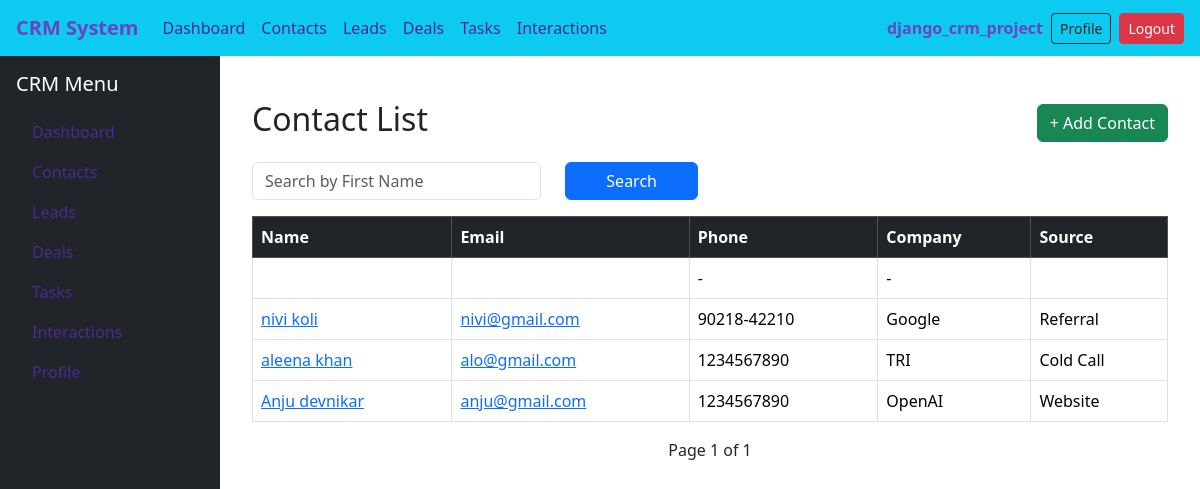
The app's page /contacts/ (signed in) with its own data.
### accounts/models.py (models this page shows, shortened)
class CustomUser(AbstractUser):
    ROLE_CHOICES = (
        ('admin', 'Admin'),
        ('agent', 'Agent'),
    )
    role = models.CharField(max_length=10, choices=ROLE_CHOICES, default='agent')
    phone = models.CharField(max_length=15, blank=True, null=True)
    profile_pic = models.ImageField(upload_to="profiles/", blank=True, null=True)
    email = models.EmailField(unique=True)
    is_approved = models.BooleanField(default=False, help_text="Admin approval required for login")

### contacts/models.py (models this page shows, shortened)
class Contact(models.Model):
    SOURCE_CHOICES = (
        ('website','Website'),
        ('referral','Referral'),
        ('social','Social Media'),
        ('cold_call','Cold Call'),
    )
    first_name = models.CharField(max_length=100)
    last_name = models.CharField(max_length=100)
    email = models.EmailField(unique=True)
    phone = models.CharField(max_length=20,blank=True)
    company = models.ForeignKey(Company,on_delete=models.SET_NULL,null=True,blank=True)
    assigned_to = models.ForeignKey(settings.AUTH_USER_MODEL,on_delete=models.SET_NULL,null=True,blank=True)
    source = models.CharField(max_length=20,choices=SOURCE_CHOICES)
    created_at = models.DateTimeField(auto_now_add=True)

class Company(models.Model):
    name = models.CharField(max_length=200)
    industry = models.CharField(max_length=100,blank=True)
    website = models.URLField(blank=True)
    address = models.TextField(blank=True)
    created_at = models.DateTimeField(auto_now_add=True)
    def __str__(self):
       return self.name

### contacts/views.py (the view, shortened to what this page needs)
# urls.py: path("", views.contact_list, name="contact_list"),
@login_required
def contact_list(request):
    contacts = Contact.objects.select_related('company').all().order_by("-created_at")
    search = request.GET.get("search")
    source = request.GET.get("source")
    if source:
        contacts = contacts.filter(source=source)
    company = request.GET.get("company")
    if company:
        contacts = contacts.filter(company_id=company)
    paginator = Paginator(contacts, 10)
    page_number = request.GET.get("page")
    page_obj = paginator.get_page(page_number)
    context = {
        "page_obj": page_obj,
        "search": search,
        "source": source,
        "company": company,
        "companies": Company.objects.all(),   # IMPORTANT for dropdown
    }
    return render(request, "contacts/contact_list.html", context)

### templates/contacts/contact_list.html (shortened to what this page needs)
{% extends 'base.html' %}
{% block content %}
<div class="container mt-4">
    <div class="d-flex justify-content-between align-items-center mb-3">
        <h2>Contact List</h2>
        <a href="{% url 'contact_add' %}" class="btn btn-success">
            + Add Contact
        </a>
    </div>
    <form method="GET" class="row mb-3">
        <div class="col-md-4">
            <input
                type="text"
                name="search"
                class="form-control"
                placeholder="Search by First Name"
                value="{{ search|default:'' }}"
            >
        </div>
        <div class="col-md-2">
            <button class="btn btn-primary w-100">
                Search
            </button>
        </div>
    </form>
    <div class="table-responsive">
        <table class="table table-bordered table-hover">
            <thead class="table-dark">
                <tr>
                    <th>Name</th>
                    <th>Email</th>
                    <th>Phone</th>
                    <th>Company</th>
                    <th>Source</th>
                </tr>
            </thead>
            <tbody>
                {% for contact in page_obj %}
                <tr>
                    <td>
                        <a href="{% url 'contact_detail' contact.id %}">
                            {{ contact.first_name }} {{ contact.last_name }}
                        </a>
                    </td>
                    <td>
                        <a href="mailto:{{ contact.email }}">
                            {{ contact.email }}
                        </a>
                    </td>
                    <td>
                        {{ contact.phone|default:"-" }}
                    </td>
                    <td>
                        {{ contact.company|default:"-" }}
                    </td>
                    <td>
                        {{ contact.get_source_display }}
                    </td>
                </tr>
                {% empty %}
                <tr>
                    <td colspan="5" class="text-center text-muted">
                        No Contacts Found
                    </td>
                </tr>
                {% endfor %}
            </tbody>
        </table>
    </div>
    <div class="d-flex justify-content-center">
        <span class="align-self-center">
            Page {{ page_obj.number }} of {{ page_obj.paginator.num_pages }}
        </span>
    </div>
</div>
{% endblock %}

### templates/includes/navbar.html (shortened to what this page needs)
<nav class="navbar navbar-expand-lg navbar-dark bg-info px-3">
    <a class="navbar-brand fw-bold text-purple" href="/">CRM System</a>
    <div class="collapse navbar-collapse" id="navbarNav">
        <ul class="navbar-nav me-auto">
            {% if user.is_authenticated %}
                <li class="nav-item">
                    <a class="nav-link" href="/">Dashboard</a>
                </li>
                <li class="nav-item">
                    <a class="nav-link" href="/contacts/">Contacts</a>
                </li>
                <li class="nav-item">
                    <a class="nav-link" href="/leads/">Leads</a>
                </li>
                <li class="nav-item">
                    <a class="nav-link" href="/deals/">Deals</a>
                </li>
                <li class="nav-item">
                    <a class="nav-link" href="/tasks/">Tasks</a>
                </li>
                <li class="nav-item">
                    <a class="nav-link" href="/interactions/">Interactions</a>
                </li>
            {% endif %}
        </ul>
        <div class="d-flex align-items-center">
            {% if user.is_authenticated %}
                <span class="text-purple me-2 fw-bold">{{ user.username }}</span>
                <a href="/accounts/profile/" class="btn btn-outline-dark btn-sm me-2">
                    Profile
                </a>
                <a href="/accounts/logout/" class="btn btn-danger btn-sm">
                    Logout
                </a>
            {% endif %}
        </div>
    </div>
</nav>

### templates/includes/navbar.html (style rules this page uses)
.text-purple { color: #6f42c1 !important; }
.nav-link { color: #4b2a91 !important; }
.navbar-brand { color: #6f42c1 !important; }

### records on screen
CustomUser: username "django_crm_project"
Contact: phone "-", company "-"
Contact: first_name "nivi", last_name "koli", email "nivi@gmail.com", phone "90218-42210", company "Google", source "Referral"
Contact: first_name "aleena", last_name "khan", email "alo@gmail.com", phone "1234567890", company "TRI", source "Cold Call"
Contact: first_name "Anju", last_name "devnikar", email "anju@gmail.com", phone "1234567890", company "OpenAI", source "Website"

### other values on screen
{{ page_obj.number }} "1"
{{ page_obj.paginator.num_pages }} "1"
